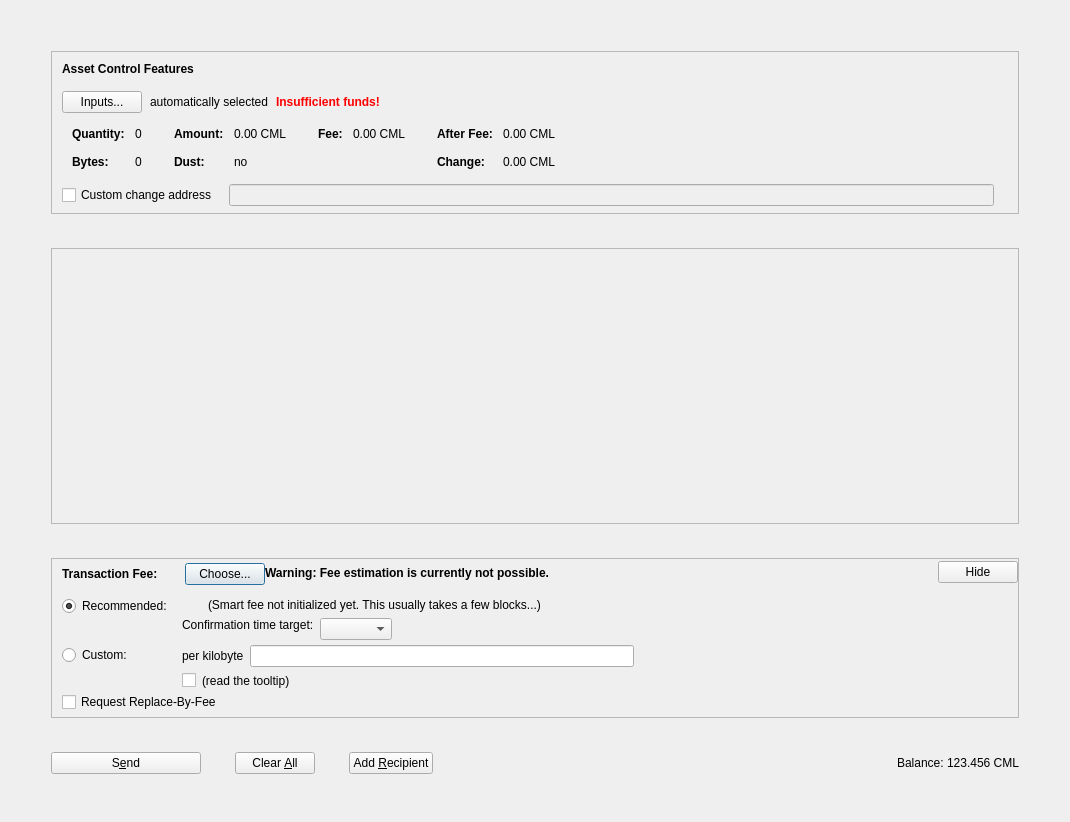
<?xml version="1.0" encoding="UTF-8"?>
<ui version="4.0">
 <class>AssetsDialog</class>
 <widget class="QDialog" name="AssetsDialog">
  <property name="geometry">
   <rect>
    <x>0</x>
    <y>0</y>
    <width>1070</width>
    <height>822</height>
   </rect>
  </property>
  <property name="windowTitle">
   <string>Send Coins</string>
  </property>
  <layout class="QVBoxLayout" name="verticalLayout" stretch="0">
   <property name="bottomMargin">
    <number>8</number>
   </property>
   <item>
    <layout class="QVBoxLayout" name="verticalLayout_3">
     <property name="spacing">
      <number>34</number>
     </property>
     <property name="leftMargin">
      <number>40</number>
     </property>
     <property name="topMargin">
      <number>40</number>
     </property>
     <property name="rightMargin">
      <number>40</number>
     </property>
     <property name="bottomMargin">
      <number>40</number>
     </property>
     <item>
      <widget class="QFrame" name="frameAssetControl">
       <property name="sizePolicy">
        <sizepolicy hsizetype="Expanding" vsizetype="Fixed">
         <horstretch>0</horstretch>
         <verstretch>0</verstretch>
        </sizepolicy>
       </property>
       <property name="maximumSize">
        <size>
         <width>16777215</width>
         <height>16777215</height>
        </size>
       </property>
       <property name="frameShape">
        <enum>QFrame::StyledPanel</enum>
       </property>
       <property name="frameShadow">
        <enum>QFrame::Sunken</enum>
       </property>
       <layout class="QVBoxLayout" name="verticalLayoutAssetControl2">
        <property name="spacing">
         <number>0</number>
        </property>
        <property name="leftMargin">
         <number>0</number>
        </property>
        <property name="topMargin">
         <number>0</number>
        </property>
        <property name="rightMargin">
         <number>0</number>
        </property>
        <property name="bottomMargin">
         <number>6</number>
        </property>
        <item>
         <layout class="QVBoxLayout" name="verticalLayoutAssetControl" stretch="0,0,0,0,1">
          <property name="spacing">
           <number>0</number>
          </property>
          <property name="leftMargin">
           <number>10</number>
          </property>
          <property name="topMargin">
           <number>10</number>
          </property>
          <item>
           <layout class="QHBoxLayout" name="horizontalLayoutAssetControl1">
            <property name="bottomMargin">
             <number>15</number>
            </property>
            <item>
             <widget class="QLabel" name="labelAssetControlFeatures">
              <property name="sizePolicy">
               <sizepolicy hsizetype="Preferred" vsizetype="Maximum">
                <horstretch>0</horstretch>
                <verstretch>0</verstretch>
               </sizepolicy>
              </property>
              <property name="font">
               <font>
                <weight>75</weight>
                <bold>true</bold>
               </font>
              </property>
              <property name="styleSheet">
               <string notr="true">font-weight:bold;</string>
              </property>
              <property name="text">
               <string>Asset Control Features</string>
              </property>
             </widget>
            </item>
           </layout>
          </item>
          <item>
           <layout class="QHBoxLayout" name="horizontalLayoutAssetControl2" stretch="0,0,0,0">
            <property name="spacing">
             <number>8</number>
            </property>
            <property name="bottomMargin">
             <number>10</number>
            </property>
            <item>
             <widget class="QPushButton" name="pushButtonAssetControl">
              <property name="styleSheet">
               <string notr="true"/>
              </property>
              <property name="text">
               <string>Inputs...</string>
              </property>
              <property name="autoDefault">
               <bool>false</bool>
              </property>
             </widget>
            </item>
            <item>
             <widget class="QLabel" name="labelAssetControlAutomaticallySelected">
              <property name="text">
               <string>automatically selected</string>
              </property>
              <property name="margin">
               <number>5</number>
              </property>
             </widget>
            </item>
            <item>
             <widget class="QLabel" name="labelAssetControlInsuffFunds">
              <property name="font">
               <font>
                <weight>75</weight>
                <bold>true</bold>
               </font>
              </property>
              <property name="styleSheet">
               <string notr="true">color:red;font-weight:bold;</string>
              </property>
              <property name="text">
               <string>Insufficient funds!</string>
              </property>
              <property name="margin">
               <number>5</number>
              </property>
             </widget>
            </item>
            <item>
             <spacer name="horizontalSpacerAssetControl">
              <property name="orientation">
               <enum>Qt::Horizontal</enum>
              </property>
              <property name="sizeHint" stdset="0">
               <size>
                <width>40</width>
                <height>1</height>
               </size>
              </property>
             </spacer>
            </item>
           </layout>
          </item>
          <item>
           <widget class="QWidget" name="widgetAssetControl" native="true">
            <property name="sizePolicy">
             <sizepolicy hsizetype="Preferred" vsizetype="Preferred">
              <horstretch>0</horstretch>
              <verstretch>0</verstretch>
             </sizepolicy>
            </property>
            <property name="minimumSize">
             <size>
              <width>0</width>
              <height>0</height>
             </size>
            </property>
            <property name="styleSheet">
             <string notr="true"/>
            </property>
            <layout class="QHBoxLayout" name="horizontalLayoutAssetControl5">
             <property name="leftMargin">
              <number>0</number>
             </property>
             <property name="topMargin">
              <number>0</number>
             </property>
             <property name="rightMargin">
              <number>0</number>
             </property>
             <property name="bottomMargin">
              <number>0</number>
             </property>
             <item>
              <layout class="QHBoxLayout" name="horizontalLayoutAssetControl3" stretch="0,0,0,1">
               <property name="spacing">
                <number>20</number>
               </property>
               <property name="topMargin">
                <number>0</number>
               </property>
               <property name="bottomMargin">
                <number>10</number>
               </property>
               <item>
                <layout class="QFormLayout" name="formLayoutAssetControl1">
                 <property name="horizontalSpacing">
                  <number>10</number>
                 </property>
                 <property name="verticalSpacing">
                  <number>14</number>
                 </property>
                 <property name="leftMargin">
                  <number>10</number>
                 </property>
                 <property name="topMargin">
                  <number>4</number>
                 </property>
                 <property name="rightMargin">
                  <number>6</number>
                 </property>
                 <item row="0" column="0">
                  <widget class="QLabel" name="labelAssetControlQuantityText">
                   <property name="font">
                    <font>
                     <weight>75</weight>
                     <bold>true</bold>
                    </font>
                   </property>
                   <property name="text">
                    <string>Quantity:</string>
                   </property>
                   <property name="margin">
                    <number>0</number>
                   </property>
                  </widget>
                 </item>
                 <item row="0" column="1">
                  <widget class="QLabel" name="labelAssetControlQuantity">
                   <property name="cursor">
                    <cursorShape>IBeamCursor</cursorShape>
                   </property>
                   <property name="contextMenuPolicy">
                    <enum>Qt::ActionsContextMenu</enum>
                   </property>
                   <property name="text">
                    <string notr="true">0</string>
                   </property>
                   <property name="margin">
                    <number>0</number>
                   </property>
                   <property name="textInteractionFlags">
                    <set>Qt::LinksAccessibleByMouse|Qt::TextSelectableByKeyboard|Qt::TextSelectableByMouse</set>
                   </property>
                  </widget>
                 </item>
                 <item row="1" column="0">
                  <widget class="QLabel" name="labelAssetControlBytesText">
                   <property name="font">
                    <font>
                     <weight>75</weight>
                     <bold>true</bold>
                    </font>
                   </property>
                   <property name="text">
                    <string>Bytes:</string>
                   </property>
                  </widget>
                 </item>
                 <item row="1" column="1">
                  <widget class="QLabel" name="labelAssetControlBytes">
                   <property name="cursor">
                    <cursorShape>IBeamCursor</cursorShape>
                   </property>
                   <property name="contextMenuPolicy">
                    <enum>Qt::ActionsContextMenu</enum>
                   </property>
                   <property name="text">
                    <string notr="true">0</string>
                   </property>
                   <property name="textInteractionFlags">
                    <set>Qt::LinksAccessibleByMouse|Qt::TextSelectableByKeyboard|Qt::TextSelectableByMouse</set>
                   </property>
                  </widget>
                 </item>
                </layout>
               </item>
               <item>
                <layout class="QFormLayout" name="formLayoutAssetControl2">
                 <property name="horizontalSpacing">
                  <number>10</number>
                 </property>
                 <property name="verticalSpacing">
                  <number>14</number>
                 </property>
                 <property name="leftMargin">
                  <number>6</number>
                 </property>
                 <property name="topMargin">
                  <number>4</number>
                 </property>
                 <property name="rightMargin">
                  <number>6</number>
                 </property>
                 <item row="0" column="0">
                  <widget class="QLabel" name="labelAssetControlAmountText">
                   <property name="font">
                    <font>
                     <weight>75</weight>
                     <bold>true</bold>
                    </font>
                   </property>
                   <property name="text">
                    <string>Amount:</string>
                   </property>
                   <property name="margin">
                    <number>0</number>
                   </property>
                  </widget>
                 </item>
                 <item row="0" column="1">
                  <widget class="QLabel" name="labelAssetControlAmount">
                   <property name="cursor">
                    <cursorShape>IBeamCursor</cursorShape>
                   </property>
                   <property name="contextMenuPolicy">
                    <enum>Qt::ActionsContextMenu</enum>
                   </property>
                   <property name="text">
                    <string notr="true">0.00 CML</string>
                   </property>
                   <property name="textInteractionFlags">
                    <set>Qt::LinksAccessibleByMouse|Qt::TextSelectableByKeyboard|Qt::TextSelectableByMouse</set>
                   </property>
                  </widget>
                 </item>
                 <item row="1" column="0">
                  <widget class="QLabel" name="labelAssetControlLowOutputText">
                   <property name="font">
                    <font>
                     <weight>75</weight>
                     <bold>true</bold>
                    </font>
                   </property>
                   <property name="text">
                    <string>Dust:</string>
                   </property>
                  </widget>
                 </item>
                 <item row="1" column="1">
                  <widget class="QLabel" name="labelAssetControlLowOutput">
                   <property name="cursor">
                    <cursorShape>IBeamCursor</cursorShape>
                   </property>
                   <property name="contextMenuPolicy">
                    <enum>Qt::ActionsContextMenu</enum>
                   </property>
                   <property name="text">
                    <string notr="true">no</string>
                   </property>
                   <property name="textInteractionFlags">
                    <set>Qt::LinksAccessibleByMouse|Qt::TextSelectableByKeyboard|Qt::TextSelectableByMouse</set>
                   </property>
                  </widget>
                 </item>
                </layout>
               </item>
               <item>
                <layout class="QFormLayout" name="formLayoutAssetControl3">
                 <property name="horizontalSpacing">
                  <number>10</number>
                 </property>
                 <property name="verticalSpacing">
                  <number>14</number>
                 </property>
                 <property name="leftMargin">
                  <number>6</number>
                 </property>
                 <property name="topMargin">
                  <number>4</number>
                 </property>
                 <property name="rightMargin">
                  <number>6</number>
                 </property>
                 <item row="0" column="0">
                  <widget class="QLabel" name="labelAssetControlFeeText">
                   <property name="font">
                    <font>
                     <weight>75</weight>
                     <bold>true</bold>
                    </font>
                   </property>
                   <property name="text">
                    <string>Fee:</string>
                   </property>
                   <property name="margin">
                    <number>0</number>
                   </property>
                  </widget>
                 </item>
                 <item row="0" column="1">
                  <widget class="QLabel" name="labelAssetControlFee">
                   <property name="cursor">
                    <cursorShape>IBeamCursor</cursorShape>
                   </property>
                   <property name="contextMenuPolicy">
                    <enum>Qt::ActionsContextMenu</enum>
                   </property>
                   <property name="text">
                    <string notr="true">0.00 CML</string>
                   </property>
                   <property name="textInteractionFlags">
                    <set>Qt::LinksAccessibleByMouse|Qt::TextSelectableByKeyboard|Qt::TextSelectableByMouse</set>
                   </property>
                  </widget>
                 </item>
                </layout>
               </item>
               <item>
                <layout class="QFormLayout" name="formLayoutAssetControl4">
                 <property name="horizontalSpacing">
                  <number>10</number>
                 </property>
                 <property name="verticalSpacing">
                  <number>14</number>
                 </property>
                 <property name="leftMargin">
                  <number>6</number>
                 </property>
                 <property name="topMargin">
                  <number>4</number>
                 </property>
                 <property name="rightMargin">
                  <number>6</number>
                 </property>
                 <item row="0" column="0">
                  <widget class="QLabel" name="labelAssetControlAfterFeeText">
                   <property name="font">
                    <font>
                     <weight>75</weight>
                     <bold>true</bold>
                    </font>
                   </property>
                   <property name="text">
                    <string>After Fee:</string>
                   </property>
                   <property name="margin">
                    <number>0</number>
                   </property>
                  </widget>
                 </item>
                 <item row="0" column="1">
                  <widget class="QLabel" name="labelAssetControlAfterFee">
                   <property name="cursor">
                    <cursorShape>IBeamCursor</cursorShape>
                   </property>
                   <property name="contextMenuPolicy">
                    <enum>Qt::ActionsContextMenu</enum>
                   </property>
                   <property name="text">
                    <string notr="true">0.00 CML</string>
                   </property>
                   <property name="textInteractionFlags">
                    <set>Qt::LinksAccessibleByMouse|Qt::TextSelectableByKeyboard|Qt::TextSelectableByMouse</set>
                   </property>
                  </widget>
                 </item>
                 <item row="1" column="0">
                  <widget class="QLabel" name="labelAssetControlChangeText">
                   <property name="font">
                    <font>
                     <weight>75</weight>
                     <bold>true</bold>
                    </font>
                   </property>
                   <property name="text">
                    <string>Change:</string>
                   </property>
                  </widget>
                 </item>
                 <item row="1" column="1">
                  <widget class="QLabel" name="labelAssetControlChange">
                   <property name="cursor">
                    <cursorShape>IBeamCursor</cursorShape>
                   </property>
                   <property name="contextMenuPolicy">
                    <enum>Qt::ActionsContextMenu</enum>
                   </property>
                   <property name="text">
                    <string notr="true">0.00 CML</string>
                   </property>
                   <property name="textInteractionFlags">
                    <set>Qt::LinksAccessibleByMouse|Qt::TextSelectableByKeyboard|Qt::TextSelectableByMouse</set>
                   </property>
                  </widget>
                 </item>
                </layout>
               </item>
              </layout>
             </item>
            </layout>
           </widget>
          </item>
          <item>
           <layout class="QHBoxLayout" name="horizontalLayoutAssetControl4" stretch="0,0,0">
            <property name="spacing">
             <number>12</number>
            </property>
            <property name="sizeConstraint">
             <enum>QLayout::SetDefaultConstraint</enum>
            </property>
            <property name="topMargin">
             <number>5</number>
            </property>
            <property name="rightMargin">
             <number>5</number>
            </property>
            <item>
             <widget class="QCheckBox" name="checkBoxAssetControlChange">
              <property name="toolTip">
               <string>If this is activated, but the change address is empty or invalid, change will be sent to a newly generated address.</string>
              </property>
              <property name="text">
               <string>Custom change address</string>
              </property>
             </widget>
            </item>
            <item>
             <widget class="QValidatedLineEdit" name="lineEditAssetControlChange">
              <property name="enabled">
               <bool>false</bool>
              </property>
              <property name="sizePolicy">
               <sizepolicy hsizetype="Expanding" vsizetype="Fixed">
                <horstretch>0</horstretch>
                <verstretch>0</verstretch>
               </sizepolicy>
              </property>
             </widget>
            </item>
            <item>
             <widget class="QLabel" name="labelAssetControlChangeLabel">
              <property name="sizePolicy">
               <sizepolicy hsizetype="Preferred" vsizetype="Expanding">
                <horstretch>0</horstretch>
                <verstretch>0</verstretch>
               </sizepolicy>
              </property>
              <property name="minimumSize">
               <size>
                <width>0</width>
                <height>0</height>
               </size>
              </property>
              <property name="text">
               <string/>
              </property>
              <property name="margin">
               <number>3</number>
              </property>
             </widget>
            </item>
           </layout>
          </item>
          <item>
           <spacer name="verticalSpacerAssetControl">
            <property name="orientation">
             <enum>Qt::Vertical</enum>
            </property>
            <property name="sizeHint" stdset="0">
             <size>
              <width>800</width>
              <height>1</height>
             </size>
            </property>
           </spacer>
          </item>
         </layout>
        </item>
       </layout>
      </widget>
     </item>
     <item>
      <widget class="QScrollArea" name="scrollArea">
       <property name="widgetResizable">
        <bool>true</bool>
       </property>
       <widget class="QWidget" name="scrollAreaWidgetContents">
        <property name="geometry">
         <rect>
          <x>0</x>
          <y>0</y>
          <width>964</width>
          <height>165</height>
         </rect>
        </property>
        <layout class="QVBoxLayout" name="verticalLayout_2" stretch="0,1">
         <property name="leftMargin">
          <number>0</number>
         </property>
         <property name="topMargin">
          <number>0</number>
         </property>
         <property name="rightMargin">
          <number>0</number>
         </property>
         <property name="bottomMargin">
          <number>0</number>
         </property>
         <item>
          <layout class="QVBoxLayout" name="entries">
           <property name="spacing">
            <number>6</number>
           </property>
          </layout>
         </item>
         <item>
          <spacer name="verticalSpacer">
           <property name="orientation">
            <enum>Qt::Vertical</enum>
           </property>
           <property name="sizeHint" stdset="0">
            <size>
             <width>20</width>
             <height>40</height>
            </size>
           </property>
          </spacer>
         </item>
        </layout>
       </widget>
      </widget>
     </item>
     <item>
      <widget class="QFrame" name="frameFee">
       <property name="sizePolicy">
        <sizepolicy hsizetype="Expanding" vsizetype="Fixed">
         <horstretch>0</horstretch>
         <verstretch>0</verstretch>
        </sizepolicy>
       </property>
       <property name="maximumSize">
        <size>
         <width>16777215</width>
         <height>16777215</height>
        </size>
       </property>
       <property name="frameShape">
        <enum>QFrame::StyledPanel</enum>
       </property>
       <property name="frameShadow">
        <enum>QFrame::Sunken</enum>
       </property>
       <layout class="QVBoxLayout" name="verticalLayoutFee1">
        <property name="spacing">
         <number>0</number>
        </property>
        <property name="leftMargin">
         <number>0</number>
        </property>
        <property name="topMargin">
         <number>0</number>
        </property>
        <property name="rightMargin">
         <number>0</number>
        </property>
        <property name="bottomMargin">
         <number>0</number>
        </property>
        <item>
         <layout class="QVBoxLayout" name="verticalLayoutFee2" stretch="0,0,0">
          <property name="spacing">
           <number>0</number>
          </property>
          <property name="leftMargin">
           <number>10</number>
          </property>
          <property name="topMargin">
           <number>0</number>
          </property>
          <item>
           <layout class="QHBoxLayout" name="horizontalLayoutFee1">
            <property name="bottomMargin">
             <number>0</number>
            </property>
            <item>
             <layout class="QVBoxLayout" name="verticalLayoutFee7">
              <property name="spacing">
               <number>0</number>
              </property>
              <item>
               <spacer name="verticalSpacerSmartFee">
                <property name="orientation">
                 <enum>Qt::Vertical</enum>
                </property>
                <property name="sizeType">
                 <enum>QSizePolicy::Fixed</enum>
                </property>
                <property name="sizeHint" stdset="0">
                 <size>
                  <width>1</width>
                  <height>4</height>
                 </size>
                </property>
               </spacer>
              </item>
              <item>
               <layout class="QHBoxLayout" name="horizontalLayoutSmartFee">
                <property name="spacing">
                 <number>10</number>
                </property>
                <item>
                 <widget class="QLabel" name="labelFeeHeadline">
                  <property name="sizePolicy">
                   <sizepolicy hsizetype="Preferred" vsizetype="Maximum">
                    <horstretch>0</horstretch>
                    <verstretch>0</verstretch>
                   </sizepolicy>
                  </property>
                  <property name="font">
                   <font>
                    <weight>75</weight>
                    <bold>true</bold>
                   </font>
                  </property>
                  <property name="styleSheet">
                   <string notr="true">font-weight:bold;</string>
                  </property>
                  <property name="text">
                   <string>Transaction Fee:</string>
                  </property>
                 </widget>
                </item>
                <item>
                 <widget class="QLabel" name="labelFeeMinimized">
                  <property name="text">
                   <string/>
                  </property>
                 </widget>
                </item>
                <item>
                 <widget class="QPushButton" name="buttonChooseFee">
                  <property name="text">
                   <string>Choose...</string>
                  </property>
                 </widget>
                </item>
               </layout>
              </item>
              <item>
               <spacer name="verticalSpacer_5">
                <property name="orientation">
                 <enum>Qt::Vertical</enum>
                </property>
                <property name="sizeHint" stdset="0">
                 <size>
                  <width>1</width>
                  <height>1</height>
                 </size>
                </property>
               </spacer>
              </item>
             </layout>
            </item>
            <item>
             <widget class="QLabel" name="fallbackFeeWarningLabel">
              <property name="font">
               <font>
                <weight>75</weight>
                <bold>true</bold>
               </font>
              </property>
              <property name="toolTip">
               <string>Using the fallbackfee can result in sending a transaction that will take several hours or days (or never) to confirm. Consider choosing your fee manually or wait until you have validated the complete chain.</string>
              </property>
              <property name="text">
               <string>Warning: Fee estimation is currently not possible.</string>
              </property>
              <property name="wordWrap">
               <bool>false</bool>
              </property>
             </widget>
            </item>
            <item>
             <spacer name="horizontalSpacer_4">
              <property name="orientation">
               <enum>Qt::Horizontal</enum>
              </property>
              <property name="sizeType">
               <enum>QSizePolicy::MinimumExpanding</enum>
              </property>
              <property name="sizeHint" stdset="0">
               <size>
                <width>40</width>
                <height>20</height>
               </size>
              </property>
             </spacer>
            </item>
            <item>
             <widget class="QPushButton" name="buttonMinimizeFee">
              <property name="toolTip">
               <string>collapse fee-settings</string>
              </property>
              <property name="text">
               <string>Hide</string>
              </property>
             </widget>
            </item>
           </layout>
          </item>
          <item>
           <widget class="QFrame" name="frameFeeSelection">
            <layout class="QVBoxLayout" name="verticalLayoutFee12">
             <property name="spacing">
              <number>0</number>
             </property>
             <property name="leftMargin">
              <number>0</number>
             </property>
             <property name="topMargin">
              <number>0</number>
             </property>
             <property name="rightMargin">
              <number>0</number>
             </property>
             <property name="bottomMargin">
              <number>0</number>
             </property>
             <item>
              <layout class="QGridLayout" name="gridLayoutFee">
               <property name="topMargin">
                <number>10</number>
               </property>
               <property name="bottomMargin">
                <number>4</number>
               </property>
               <property name="horizontalSpacing">
                <number>10</number>
               </property>
               <property name="verticalSpacing">
                <number>4</number>
               </property>
               <item row="1" column="1">
                <layout class="QVBoxLayout" name="verticalLayoutFee8">
                 <property name="spacing">
                  <number>6</number>
                 </property>
                 <item>
                  <layout class="QHBoxLayout" name="horizontalLayoutFee13">
                   <item>
                    <widget class="QLabel" name="labelCustomPerKilobyte">
                     <property name="toolTip">
                      <string>If the custom fee is set to 1000 satoshis and the transaction is only 250 bytes, then &quot;per kilobyte&quot; only pays 250 satoshis in fee, while &quot;total at least&quot; pays 1000 satoshis. For transactions bigger than a kilobyte both pay by kilobyte.</string>
                     </property>
                     <property name="text">
                      <string>per kilobyte</string>
                     </property>
                    </widget>
                   </item>
                   <item>
                    <widget class="CryptomilesAmountField" name="customFee"/>
                   </item>
                   <item>
                    <spacer name="horizontalSpacer_6">
                     <property name="orientation">
                      <enum>Qt::Horizontal</enum>
                     </property>
                     <property name="sizeHint" stdset="0">
                      <size>
                       <width>1</width>
                       <height>1</height>
                      </size>
                     </property>
                    </spacer>
                   </item>
                  </layout>
                 </item>
                 <item>
                  <layout class="QHBoxLayout" name="horizontalLayoutFee8">
                   <item>
                    <widget class="QCheckBox" name="checkBoxMinimumFee">
                     <property name="toolTip">
                      <string>Paying only the minimum fee is just fine as long as there is less transaction volume than space in the blocks. But be aware that this can end up in a never confirming transaction once there is more demand for cryptomiles transactions than the network can process.</string>
                     </property>
                     <property name="text">
                      <string/>
                     </property>
                    </widget>
                   </item>
                   <item>
                    <widget class="QLabel" name="labelMinFeeWarning">
                     <property name="enabled">
                      <bool>true</bool>
                     </property>
                     <property name="toolTip">
                      <string>Paying only the minimum fee is just fine as long as there is less transaction volume than space in the blocks. But be aware that this can end up in a never confirming transaction once there is more demand for cryptomiles transactions than the network can process.</string>
                     </property>
                     <property name="text">
                      <string>(read the tooltip)</string>
                     </property>
                     <property name="margin">
                      <number>5</number>
                     </property>
                    </widget>
                   </item>
                   <item>
                    <spacer name="horizontalSpacer_2">
                     <property name="orientation">
                      <enum>Qt::Horizontal</enum>
                     </property>
                     <property name="sizeHint" stdset="0">
                      <size>
                       <width>1</width>
                       <height>1</height>
                      </size>
                     </property>
                    </spacer>
                   </item>
                  </layout>
                 </item>
                </layout>
               </item>
               <item row="0" column="0">
                <layout class="QVBoxLayout" name="verticalLayoutFee4" stretch="0,1">
                 <item>
                  <widget class="QRadioButton" name="radioSmartFee">
                   <property name="text">
                    <string>Recommended:</string>
                   </property>
                   <property name="checked">
                    <bool>true</bool>
                   </property>
                   <attribute name="buttonGroup">
                    <string notr="true">groupFee</string>
                   </attribute>
                  </widget>
                 </item>
                 <item>
                  <spacer name="verticalSpacer_2">
                   <property name="orientation">
                    <enum>Qt::Vertical</enum>
                   </property>
                   <property name="sizeHint" stdset="0">
                    <size>
                     <width>1</width>
                     <height>1</height>
                    </size>
                   </property>
                  </spacer>
                 </item>
                </layout>
               </item>
               <item row="1" column="0">
                <layout class="QVBoxLayout" name="verticalLayoutFee9" stretch="0,1">
                 <item>
                  <widget class="QRadioButton" name="radioCustomFee">
                   <property name="text">
                    <string>Custom:</string>
                   </property>
                   <attribute name="buttonGroup">
                    <string notr="true">groupFee</string>
                   </attribute>
                  </widget>
                 </item>
                 <item>
                  <spacer name="verticalSpacer_6">
                   <property name="orientation">
                    <enum>Qt::Vertical</enum>
                   </property>
                   <property name="sizeHint" stdset="0">
                    <size>
                     <width>1</width>
                     <height>1</height>
                    </size>
                   </property>
                  </spacer>
                 </item>
                </layout>
               </item>
               <item row="0" column="1">
                <layout class="QVBoxLayout" name="verticalLayoutFee3" stretch="0,0,1">
                 <property name="spacing">
                  <number>6</number>
                 </property>
                 <property name="topMargin">
                  <number>2</number>
                 </property>
                 <item>
                  <layout class="QHBoxLayout" name="horizontalLayoutFee12">
                   <item>
                    <widget class="QLabel" name="labelSmartFee">
                     <property name="text">
                      <string/>
                     </property>
                     <property name="margin">
                      <number>2</number>
                     </property>
                    </widget>
                   </item>
                   <item>
                    <widget class="QLabel" name="labelFeeEstimation">
                     <property name="text">
                      <string/>
                     </property>
                    </widget>
                   </item>
                   <item>
                    <widget class="QLabel" name="labelSmartFee2">
                     <property name="text">
                      <string>(Smart fee not initialized yet. This usually takes a few blocks...)</string>
                     </property>
                     <property name="margin">
                      <number>2</number>
                     </property>
                    </widget>
                   </item>
                   <item>
                    <spacer name="horizontalSpacer_5">
                     <property name="orientation">
                      <enum>Qt::Horizontal</enum>
                     </property>
                     <property name="sizeHint" stdset="0">
                      <size>
                       <width>1</width>
                       <height>1</height>
                      </size>
                     </property>
                    </spacer>
                   </item>
                  </layout>
                 </item>
                 <item>
                  <layout class="QHBoxLayout" name="horizontalLayoutFee9">
                   <item>
                    <layout class="QVBoxLayout" name="verticalLayoutFee6">
                     <item>
                      <widget class="QLabel" name="labelSmartFee3">
                       <property name="text">
                        <string>Confirmation time target:</string>
                       </property>
                       <property name="margin">
                        <number>2</number>
                       </property>
                      </widget>
                     </item>
                     <item>
                      <spacer name="verticalSpacer_3">
                       <property name="orientation">
                        <enum>Qt::Vertical</enum>
                       </property>
                       <property name="sizeHint" stdset="0">
                        <size>
                         <width>1</width>
                         <height>1</height>
                        </size>
                       </property>
                      </spacer>
                     </item>
                    </layout>
                   </item>
                   <item>
                    <layout class="QVBoxLayout" name="verticalLayoutFee5">
                     <property name="rightMargin">
                      <number>30</number>
                     </property>
                     <item>
                      <layout class="QHBoxLayout" name="horizontalLayoutConfTarget">
                       <property name="bottomMargin">
                        <number>0</number>
                       </property>
                       <item>
                        <widget class="QComboBox" name="confTargetSelector"/>
                       </item>
                       <item>
                        <spacer name="horizontalSpacerConfTarget">
                         <property name="orientation">
                          <enum>Qt::Horizontal</enum>
                         </property>
                         <property name="sizeHint" stdset="0">
                          <size>
                           <width>40</width>
                           <height>20</height>
                          </size>
                         </property>
                        </spacer>
                       </item>
                      </layout>
                     </item>
                    </layout>
                   </item>
                  </layout>
                 </item>
                 <item>
                  <spacer name="verticalSpacer_4">
                   <property name="orientation">
                    <enum>Qt::Vertical</enum>
                   </property>
                   <property name="sizeHint" stdset="0">
                    <size>
                     <width>1</width>
                     <height>1</height>
                    </size>
                   </property>
                  </spacer>
                 </item>
                </layout>
               </item>
              </layout>
             </item>
             <item>
              <widget class="QCheckBox" name="optInRBF">
               <property name="toolTip">
                <string>Indicates that the sender may wish to replace this transaction with a new one paying higher fees (prior to being confirmed).</string>
               </property>
               <property name="text">
                <string>Request Replace-By-Fee</string>
               </property>
              </widget>
             </item>
            </layout>
           </widget>
          </item>
          <item>
           <spacer name="verticalSpacerFee">
            <property name="orientation">
             <enum>Qt::Vertical</enum>
            </property>
            <property name="sizeHint" stdset="0">
             <size>
              <width>40</width>
              <height>5</height>
             </size>
            </property>
           </spacer>
          </item>
         </layout>
        </item>
       </layout>
      </widget>
     </item>
     <item>
      <layout class="QHBoxLayout" name="horizontalLayout">
       <item>
        <widget class="QPushButton" name="sendButton">
         <property name="minimumSize">
          <size>
           <width>150</width>
           <height>0</height>
          </size>
         </property>
         <property name="toolTip">
          <string>Confirm the send action</string>
         </property>
         <property name="text">
          <string>S&amp;end</string>
         </property>
         <property name="icon">
          <iconset resource="../cryptomiles.qrc">
           <normaloff>:/icons/send</normaloff>:/icons/send</iconset>
         </property>
         <property name="autoDefault">
          <bool>false</bool>
         </property>
         <property name="default">
          <bool>false</bool>
         </property>
        </widget>
       </item>
       <item>
        <widget class="QPushButton" name="clearButton">
         <property name="sizePolicy">
          <sizepolicy hsizetype="Minimum" vsizetype="Fixed">
           <horstretch>0</horstretch>
           <verstretch>0</verstretch>
          </sizepolicy>
         </property>
         <property name="toolTip">
          <string>Clear all fields of the form.</string>
         </property>
         <property name="text">
          <string>Clear &amp;All</string>
         </property>
         <property name="icon">
          <iconset resource="../cryptomiles.qrc">
           <normaloff>:/icons/remove</normaloff>:/icons/remove</iconset>
         </property>
         <property name="autoDefault">
          <bool>false</bool>
         </property>
        </widget>
       </item>
       <item>
        <widget class="QPushButton" name="addButton">
         <property name="toolTip">
          <string>Send to multiple recipients at once</string>
         </property>
         <property name="text">
          <string>Add &amp;Recipient</string>
         </property>
         <property name="icon">
          <iconset resource="../cryptomiles.qrc">
           <normaloff>:/icons/add</normaloff>:/icons/add</iconset>
         </property>
         <property name="autoDefault">
          <bool>false</bool>
         </property>
        </widget>
       </item>
       <item>
        <spacer name="horizontalSpacer">
         <property name="orientation">
          <enum>Qt::Horizontal</enum>
         </property>
         <property name="sizeHint" stdset="0">
          <size>
           <width>40</width>
           <height>20</height>
          </size>
         </property>
        </spacer>
       </item>
       <item>
        <layout class="QHBoxLayout" name="horizontalLayout_2">
         <property name="spacing">
          <number>3</number>
         </property>
         <item>
          <widget class="QLabel" name="label">
           <property name="sizePolicy">
            <sizepolicy hsizetype="Preferred" vsizetype="Fixed">
             <horstretch>0</horstretch>
             <verstretch>0</verstretch>
            </sizepolicy>
           </property>
           <property name="text">
            <string>Balance:</string>
           </property>
          </widget>
         </item>
         <item>
          <widget class="QLabel" name="labelBalance">
           <property name="sizePolicy">
            <sizepolicy hsizetype="Preferred" vsizetype="Fixed">
             <horstretch>0</horstretch>
             <verstretch>0</verstretch>
            </sizepolicy>
           </property>
           <property name="cursor">
            <cursorShape>IBeamCursor</cursorShape>
           </property>
           <property name="text">
            <string notr="true">123.456 CML</string>
           </property>
           <property name="textInteractionFlags">
            <set>Qt::LinksAccessibleByMouse|Qt::TextSelectableByKeyboard|Qt::TextSelectableByMouse</set>
           </property>
          </widget>
         </item>
        </layout>
       </item>
      </layout>
     </item>
    </layout>
   </item>
  </layout>
 </widget>
 <customwidgets>
  <customwidget>
   <class>QValidatedLineEdit</class>
   <extends>QLineEdit</extends>
   <header>qvalidatedlineedit.h</header>
  </customwidget>
  <customwidget>
   <class>CryptomilesAmountField</class>
   <extends>QLineEdit</extends>
   <header>cryptomilesamountfield.h</header>
   <container>1</container>
  </customwidget>
 </customwidgets>
 <resources>
  <include location="../cryptomiles.qrc"/>
 </resources>
 <connections/>
 <buttongroups>
  <buttongroup name="groupFee"/>
 </buttongroups>
</ui>
